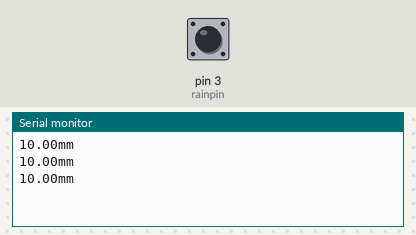
Recording of a sketch running on a simulated Arduino Uno, built with avr-gcc and run on an emulated ATmega328P. Parts: the last lines printed to the serial monitor. Inputs (shaded band) come from the test bench; at power-on: pin 3 (rainpin) HIGH.

Above: at 1.8 s.
1.9 s: pin 3 (rainpin) driven LOW
At 2.6 s:
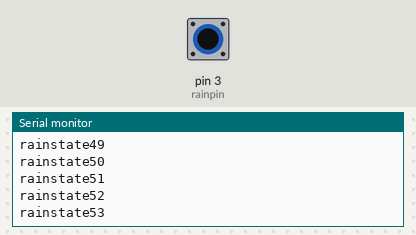
3.4 s: pin 3 (rainpin) driven HIGH
At 3.75 s:
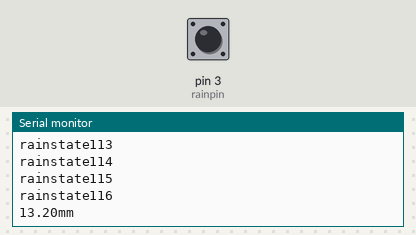
4.9 s: pin 3 (rainpin) driven LOW
At 5.8 s:
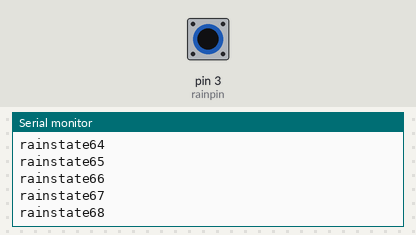
7.9 s: pin 3 (rainpin) pulsed HIGH 2 times (0.12 s each, 0.3 s apart)
11.5 s: pin 3 (rainpin) pulsed HIGH 5 times (0.12 s each, 0.3 s apart)
Timing chart, 0 to 14.5 s (numbered marks = the images above; inputs shaded):
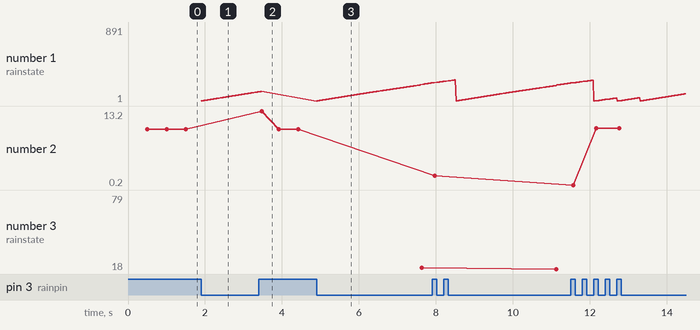

The sketch:

rain5.0.ino
```cpp
int rainpin = 3;
int rainstate = 0;

void setup() {

  //pinMode( rainpin , INPUT);
  Serial.begin(9600);
  attachInterrupt(digitalPinToInterrupt(rainpin), blink, LOW);

}
void blink()
{
  rainstate++;
  Serial.print("rainstate");
  Serial.println(rainstate);
}

void loop() {
  int RR=digitalRead(rainpin);
  if (rainstate != 0)
  { delay(500);
    rainstate = 0;
  }
  else
  {
    delay(500);
  }

  float  rainmeter = rainstate * 0.2;
   Serial.print(RR);
  Serial.print(rainmeter);
  Serial.println("mm");
}
```

Measured:
- after the input at 1.9 s, the serial monitor: prints a new line at once (image 1)
